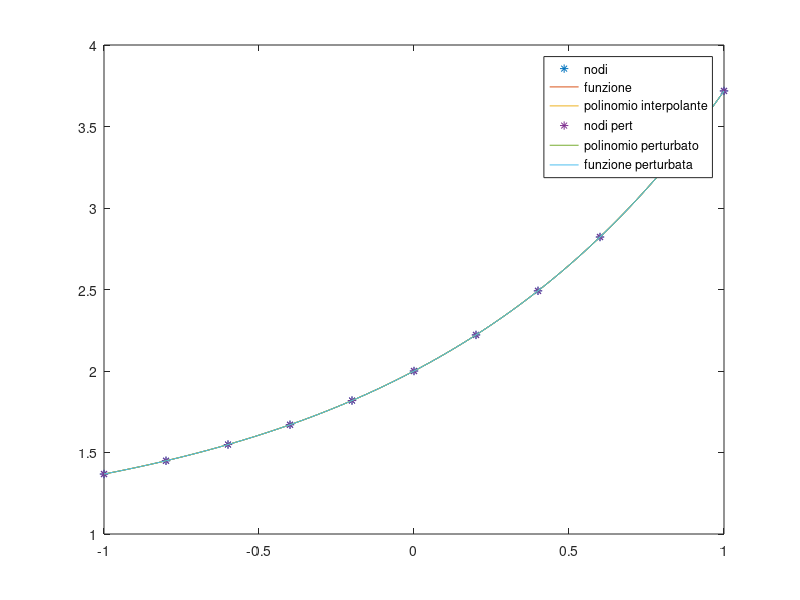

The MATLAB script that drew this image: (Note: this script raises an error after producing the figure.)
close all
clear
clc

a = -1;
b = 1;
f = @(x) exp(x) +1;
n = 10;
x = linspace(a,b,n+1);
van = vander(x);
y = f(x);
a_coe = van\y';
x1 = linspace(a,b);
plot(x,y,'*');
hold on
plot(x1,polyval(a_coe,x1));
plot(x1,f(x1));



e = @(i) -1.^i*10^-5;
f_pert = @(x) f(x)+e(x);
y_pert = f_pert(x);
p_pert = van\y_pert';
plot(x,y_pert,'*');
plot(x1,polyval(p_pert,x1));
plot(x1,f_pert(x1));

legend("nodi","funzione","polinomio interpolante","nodi pert", ...
    "polinomio perturbato","funzione perturbata");
err = norm(a_coe-p_pert)
max = max(a_coe-p_pert)
t = linspace(-1,1,101);
f_t = f(t);
f_pert_t = f_pert(t);
max_p = max(f_pert_t-f_t)
